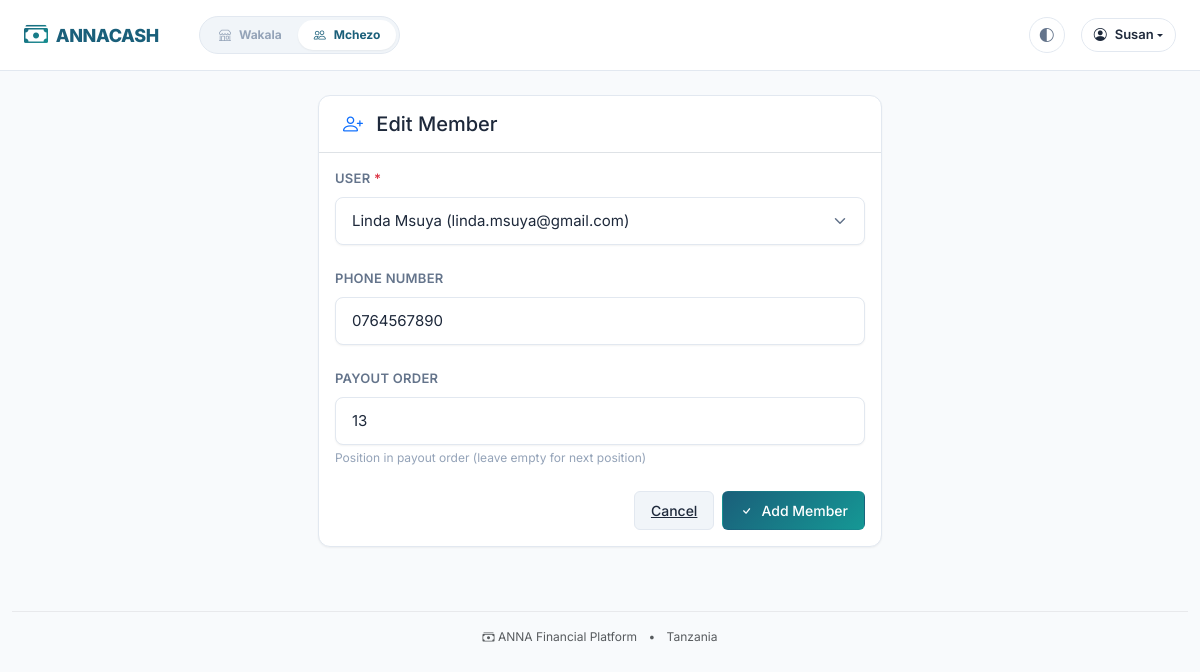
The app's page /mchezo/6/members/112/edit/ (signed in) with its own data.
### accounts/models.py (models this page shows, shortened)
class User(AbstractBaseUser, PermissionsMixin):
    email = models.EmailField(unique=True)
    phone_number = models.CharField(max_length=20, unique=True, blank=True, null=True)
    first_name = models.CharField(max_length=100)
    last_name = models.CharField(max_length=100)
    is_active = models.BooleanField(default=True)
    is_staff = models.BooleanField(default=False)
    is_superuser = models.BooleanField(default=False)
    date_joined = models.DateTimeField(default=timezone.now)
    last_login = models.DateTimeField(blank=True, null=True)
    profile_image = models.ImageField(upload_to="profiles/", blank=True, null=True)
    bio = models.TextField(blank=True)
    timezone = models.CharField(max_length=50, default="Africa/Nairobi")
    national_id = models.CharField(max_length=20, blank=True, null=True)
    region = models.CharField(max_length=100, blank=True)
    district = models.CharField(max_length=100, blank=True)
    objects = UserManager()
    USERNAME_FIELD = "email"
    REQUIRED_FIELDS = ["first_name", "last_name"]
    class Meta:
        verbose_name = "User"
        verbose_name_plural = "Users"
        ordering = ["-date_joined"]
    def __str__(self):
        return f"{self.first_name} {self.last_name} ({self.email})"
    def get_full_name(self):
        return f"{self.first_name} {self.last_name}".strip()

### mchezo/models.py (models this page shows, shortened)
class Membership(AuditableModel):
    STATUS_CHOICES = [
        ("active", "Active"),
        ("completed", "Completed"),
        ("withdrawn", "Withdrawn"),
        ("defaulted", "Defaulted"),
    ]
    group = models.ForeignKey(
        Group, on_delete=models.CASCADE, related_name="memberships"
    )
    user = models.ForeignKey(
        settings.AUTH_USER_MODEL,
        on_delete=models.CASCADE,
        related_name="mchezo_memberships",
    )
    status = models.CharField(max_length=20, choices=STATUS_CHOICES, default="active")
    join_date = models.DateField(default=timezone.now)
    exit_date = models.DateField(blank=True, null=True)
    payout_order = models.PositiveIntegerField(
        null=True, blank=True, help_text="Position in payout order (1=first payout)"
    )
    phone_number = models.CharField(max_length=20, blank=True)
    alternate_phone = models.CharField(max_length=20, blank=True)
    emergency_contact_name = models.CharField(max_length=200, blank=True)
    emergency_contact_phone = models.CharField(max_length=20, blank=True)
    class Meta:
        unique_together = ("group", "user")
        ordering = ["payout_order"]
        verbose_name = "Membership"
        verbose_name_plural = "Memberships"

### mchezo/views.py (the view, shortened to what this page needs)
class MchezoMemberEditView(UpdateView):
    model = Membership
    form_class = MembershipForm
    template_name = "mchezo/member_form.html"
    def setup(self, request, *args, **kwargs):
        super().setup(request, *args, **kwargs)
        self.group = get_object_or_404(Group, pk=kwargs["group_id"])
    def get(self, request, group_id, *args, **kwargs):
        group = get_object_or_404(Group, pk=group_id)
        if not has_mchezo_role(request.user, group, ["admin"]):
            messages.error(request, "Only admins can edit members.")
            return redirect("dashboard:mchezo", group_id=group.id)
        return super().get(request, *args, **kwargs)
    def get_object(self, queryset=None):
        membership_id = self.kwargs.get("membership_id")
        return get_object_or_404(Membership, pk=membership_id, group=self.group)
    def get_context_data(self, **kwargs):
        context = super().get_context_data(**kwargs)
        context["group"] = self.group
        context["page_title"] = "Edit Member"
        return context

### mchezo/forms.py
class MembershipForm(FormStyleMixin, forms.ModelForm):
    class Meta:
        model = Membership
        fields = ["user", "phone_number", "payout_order"]
    def __init__(self, *args, **kwargs):
        super().__init__(*args, **kwargs)
        self.fields["payout_order"].help_text = (
            "Position in payout order (leave empty for next position)"
        )

### core/context_processors.py (called while the page is built, shortened)
def navigation_context(request):
    from core.models import WakalaRole, MchezoRole
    wakala_roles = WakalaRole.objects.filter(
        user=request.user, is_active=True
    ).select_related("wakala")
    wakalas = [role.wakala for role in wakala_roles]
    mchezo_roles = MchezoRole.objects.filter(
        user=request.user, is_active=True
    ).select_related("group")
    mchezo_groups = [role.group for role in mchezo_roles]
    return {
        "wakalas": wakalas,
        "mchezo_groups": mchezo_groups,
        "has_wakala_access": len(wakalas) > 0,
        "has_mchezo_access": len(mchezo_groups) > 0,
    }

### core/forms.py (called while the page is built)
    def apply_anna_styles(self):
        for field_name, field in self.fields.items():
            if not isinstance(field.widget, (forms.CheckboxInput, forms.RadioSelect)):
                existing_classes = field.widget.attrs.get("class", "")
                if "anna-form-input" not in existing_classes:
                    field.widget.attrs["class"] = f"{existing_classes} anna-form-input".strip()
            elif isinstance(field.widget, forms.CheckboxInput):
                existing_classes = field.widget.attrs.get("class", "")
                if "anna-form-check-input" not in existing_classes:
                    field.widget.attrs["class"] = f"{existing_classes} anna-form-check-input".strip()
            if not field.widget.attrs.get("placeholder") and field.label:
                field.widget.attrs["placeholder"] = field.label

### core/models.py (called while the page is built)
    def get_queryset(self):
        return super().get_queryset().filter(is_deleted=False)

### core/permissions.py (called while the page is built)
def has_mchezo_role(user, group, roles):
    from core.models import MchezoRole
    if user.is_superuser:
        return True
    return MchezoRole.objects.filter(
        user=user, group=group, role__in=roles, is_active=True
    ).exists()

### templates/mchezo/member_form.html (shortened to what this page needs)
{% extends 'base.html' %}
{% block content %}
<div class="row justify-content-center">
    <div class="col-md-6">
        <div class="anna-card">
            <div class="anna-card-header px-4 py-3 border-bottom">
                <h5 class="mb-0">
                    <i class="bi bi-person-plus text-primary me-2"></i> {{ page_title }}
                </h5>
            </div>
            <form method="post" class="anna-card-body">
                {% for field in form %}
                    {% include "components/form_field.html" with field=field %}
                {% endfor %}
                <div class="d-flex justify-content-end gap-2 mt-4">
                    <a href="{% url 'dashboard:mchezo' group_id=group.id %}" class="anna-btn anna-btn-secondary">
                        Cancel
                    </a>
                    <button type="submit" class="anna-btn anna-btn-primary">
                        <i class="bi bi-check"></i> Add Member
                    </button>
                </div>
            </form>
        </div>
    </div>
</div>
{% endblock %}

### templates/base.html (shortened to what this page needs)
<!DOCTYPE html>
<html lang="sw">
<head>
    {% load static %}
    <link href="https://cdn.jsdelivr.net/npm/bootstrap@5.3.0/dist/css/bootstrap.min.css" rel="stylesheet">
    <link href="https://cdn.jsdelivr.net/npm/bootstrap-icons@1.11.0/font/bootstrap-icons.css" rel="stylesheet">
    <link href="{% static 'css/variables.css' %}" rel="stylesheet">
    <link href="{% static 'css/anna.css' %}" rel="stylesheet">
</head>
<body>
    <nav class="navbar navbar-expand-lg anna-navbar">
        <div class="container-fluid px-3 px-lg-4">
            <a class="navbar-brand anna-navbar-brand" href="/">
                <i class="bi bi-cash-stack"></i> ANNACASH
            </a>
            {% if user.is_authenticated %}
            <div class="collapse navbar-collapse" id="navbarNav">
                <div class="anna-app-switcher ms-lg-4 me-auto d-none d-lg-flex">
                    {% if has_wakala_access %}
                    <a href="{% url 'dashboard:app_switcher' %}?app=wakala" class="anna-app-switcher-btn {% if request.path|slice:':8' == '/wakala' or '/wakala/' in request.path %}active{% endif %}">
                        <i class="bi bi-shop"></i> Wakala
                    </a>
                    {% endif %}
                    {% if has_mchezo_access %}
                    <a href="{% url 'dashboard:app_switcher' %}?app=mchezo" class="anna-app-switcher-btn {% if request.path|slice:':7' == '/mchezo' or '/mchezo/' in request.path %}active{% endif %}">
                        <i class="bi bi-people"></i> Mchezo
                    </a>
                    {% endif %}
                </div>
                <div class="d-flex flex-column flex-lg-row align-items-lg-center gap-3 mt-3 mt-lg-0 ms-auto">
                    <button class="theme-toggle d-none d-lg-flex" title="Cycle theme">
                        <i class="bi bi-circle-half"></i>
                    </button>
                    <div class="dropdown d-none d-lg-block">
                        <button class="anna-user-menu-btn dropdown-toggle d-flex align-items-center" type="button" data-bs-toggle="dropdown" aria-expanded="false">
                            <i class="bi bi-person-circle me-2"></i>
                            <span class="d-none d-sm-inline">{{ user.first_name|default:user.email|truncatechars:15 }}</span>
                        </button>
                    </div>
                </div>
            </div>
            {% endif %}
        </div>
    </nav>
    <main class="container-fluid px-3 px-lg-4 py-4">
        {% block content %}{% endblock %}
    </main>
    <footer class="text-center py-4 text-muted" style="font-size: 0.75rem;">
        <div class="container-fluid">
            <hr class="my-3" style="opacity: 0.1;">
            <p class="mb-0">
                <i class="bi bi-cash-stack"></i> ANNA Financial Platform
                <span class="mx-2">•</span>
                Tanzania
            </p>
        </div>
    </footer>
</body>
</html>

### templates/components/form_field.html (shortened to what this page needs)
<div class="anna-form-group mb-4 {% if field.errors %}anna-form-group-error{% endif %}">
    {% if field.field.widget.input_type != 'checkbox' and field.field.widget.input_type != 'radio' %}
        <label class="anna-form-label" for="{{ field.id_for_label }}">
            {{ field.label }}
            {% if field.field.required %}<span class="text-danger">*</span>{% endif %}
        </label>
    {% endif %}
    {% if field.field.widget.input_type == 'checkbox' %}
        <div class="anna-form-check">
            {{ field }}
            <label class="anna-form-label mb-0 cursor-pointer" for="{{ field.id_for_label }}">
                {{ field.label }}
                {% if field.field.required %}<span class="text-danger">*</span>{% endif %}
            </label>
        </div>
    {% elif field.field.widget.input_type == 'radio' %}
        <div class="anna-form-radio-group">
            <label class="anna-form-label d-block mb-2">{{ field.label }}</label>
            {{ field }}
        </div>
    {% else %}
        {{ field }}
    {% endif %}
    {% if field.help_text %}
        <div class="anna-form-text text-muted small mt-1">{{ field.help_text|safe }}</div>
    {% endif %}
</div>

### static/css/variables.css (style rules this page uses)
:root { --anna-primary: #1a5f7a; --anna-primary-dark: #0d4a5f; --anna-primary-light: #2d7d9a; --anna-secondary: #159895; --anna-secondary-dark: #0e7a77; --anna-secondary-light: #2db3ae; --anna-accent: #57c5b6; --anna-accent-dark: #3ba89f; --anna-accent-light: #7dd4c8; --anna-success: #10b981; --anna-success-light: #d1fae5; --anna-success-dark: #059669; --anna-warning: #f59e0b; --anna-warning-light: #fef3c7; --anna-warning-dark: #d97706; --anna-danger: #ef4444; --anna-danger-light: #fee2e2; --anna-danger-dark: #dc2626; --anna-info: #3b82f6; --anna-info-light: #dbeafe; --anna-info-dark: #2563eb; --anna-bg-primary: #ffffff; --anna-bg-secondary: #f8fafc; --anna-bg-tertiary: #f1f5f9; --anna-text-primary: #1e293b; --anna-text-secondary: #64748b; --anna-text-tertiary: #94a3b8; --anna-border: #e2e8f0; --anna-border-dark: #cbd5e1; --anna-role-owner: #1e40af; --anna-role-manager: #166534; --anna-role-agent: #0e7490; --anna-role-admin: #b45309; --anna-role-treasurer: #166534; --anna-role-member: #6b7280; --anna-balance-positive: #059669; --anna-balance-negative: #dc2626; --anna-balance-neutral: #64748b; --anna-day-open: #10b981; --anna-day-closed: #6b7280; --anna-day-closing: #f59e0b; --anna-shadow-sm: 0 1px 2px 0 rgb(0 0 0 / 0.05); --anna-shadow: 0 1px 3px 0 rgb(0 0 0 / 0.1), 0 1px 2px -1px rgb(0 0 0 / 0.1); --anna-shadow-md: 0 4px 6px -1px rgb(0 0 0 / 0.1), 0 2px 4px -2px rgb(0 0 0 / 0.1); --anna-shadow-lg: 0 10px 15px -3px rgb(0 0 0 / 0.1), 0 4px 6px -4px rgb(0 0 0 / 0.1); --anna-shadow-xl: 0 20px 25px -5px rgb(0 0 0 / 0.1), 0 8px 10px -6px rgb(0 0 0 / 0.1); --anna-radius-sm: 0.25rem; --anna-radius: 0.375rem; --anna-radius-md: 0.5rem; --anna-radius-lg: 0.75rem; --anna-radius-xl: 1rem; --anna-radius-full: 9999px; --anna-font-sans: 'Inter', -apple-system, BlinkMacSystemFont, 'Segoe UI', Roboto, sans-serif; --anna-font-mono: 'JetBrains Mono', 'Fira Code', 'SF Mono', Consolas, monospace; --anna-space-1: 0.25rem; --anna-space-2: 0.5rem; --anna-space-3: 0.75rem; --anna-space-4: 1rem; --anna-space-5: 1.25rem; --anna-space-6: 1.5rem; --anna-space-8: 2rem; --anna-space-10: 2.5rem; --anna-space-12: 3rem; --anna-transition-fast: 150ms ease; --anna-transition: 200ms ease; --anna-transition-slow: 300ms ease; --anna-z-dropdown: 1000; --anna-z-sticky: 1020; --anna-z-fixed: 1030; --anna-z-modal-backdrop: 1040; --anna-z-modal: 1050; --anna-z-popover: 1060; --anna-z-tooltip: 1070; }
.anna-card { background: var(--anna-bg-primary); border: 1px solid var(--anna-border); border-radius: var(--anna-radius-lg); box-shadow: var(--anna-shadow-sm); transition: all var(--anna-transition); }
.anna-btn { display: inline-flex; align-items: center; justify-content: center; gap: var(--anna-space-2); padding: var(--anna-space-2) var(--anna-space-4); font-size: 0.875rem; font-weight: 500; border-radius: var(--anna-radius); border: 1px solid transparent; cursor: pointer; transition: all var(--anna-transition-fast); white-space: nowrap; }
.anna-btn-primary { background: linear-gradient(135deg, var(--anna-primary), var(--anna-secondary)); color: white; }
.anna-btn-secondary { background: var(--anna-bg-tertiary); color: var(--anna-text-primary); border-color: var(--anna-border); }
.anna-form-group { margin-bottom: var(--anna-space-4); }
.anna-form-label { display: block; font-size: 0.875rem; font-weight: 500; color: var(--anna-text-primary); margin-bottom: var(--anna-space-2); }
.anna-form-input { width: 100%; padding: var(--anna-space-2) var(--anna-space-3); font-size: 0.875rem; color: var(--anna-text-primary); background: var(--anna-bg-primary); border: 1px solid var(--anna-border); border-radius: var(--anna-radius); transition: all var(--anna-transition-fast); }

### templates/base.html (style rules this page uses)
:root { --anna-primary: #1a5f7a; --anna-secondary: #159895; --anna-accent: #57c5b6; }
body { font-family: 'Inter', system-ui, sans-serif; }
.theme-toggle { cursor: pointer; padding: 8px 12px; border-radius: 50%; transition: all 0.3s; }

### records on screen
User: first_name "Susan"
Membership: form "Linda Msuya (linda.msuya@gmail.com)" "0764567890" "13"

### other values on screen
{{ page_title }} "Edit Member"
{{ field.label }} "USER" "PHONE NUMBER" "PAYOUT ORDER"
{{ field.help_text|safe }} "Position in payout order (leave empty for next position)"
